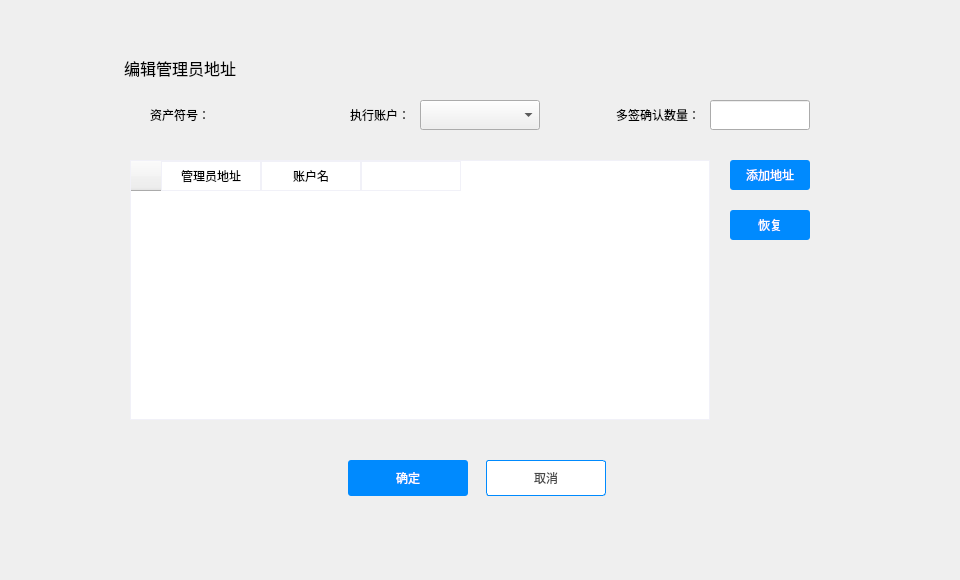
<?xml version="1.0" encoding="UTF-8"?>
<ui version="4.0">
 <class>EditAdminDialog</class>
 <widget class="QDialog" name="EditAdminDialog">
  <property name="geometry">
   <rect>
    <x>0</x>
    <y>0</y>
    <width>960</width>
    <height>580</height>
   </rect>
  </property>
  <property name="windowTitle">
   <string>Dialog</string>
  </property>
  <widget class="QWidget" name="widget" native="true">
   <property name="geometry">
    <rect>
     <x>0</x>
     <y>0</y>
     <width>960</width>
     <height>580</height>
    </rect>
   </property>
   <widget class="QWidget" name="containerWidget" native="true">
    <property name="geometry">
     <rect>
      <x>100</x>
      <y>40</y>
      <width>760</width>
      <height>500</height>
     </rect>
    </property>
    <widget class="QToolButton" name="cancelBtn">
     <property name="geometry">
      <rect>
       <x>386</x>
       <y>420</y>
       <width>120</width>
       <height>36</height>
      </rect>
     </property>
     <property name="font">
      <font>
       <family>微软雅黑</family>
      </font>
     </property>
     <property name="cursor">
      <cursorShape>PointingHandCursor</cursorShape>
     </property>
     <property name="focusPolicy">
      <enum>Qt::NoFocus</enum>
     </property>
     <property name="styleSheet">
      <string notr="true">QToolButton{background-color:#ffffff;color:#484848;border:1px solid rgb(0,138,254);border-radius:3px;}
QToolButton:hover{color:rgb(0,138,254);}</string>
     </property>
     <property name="text">
      <string>取消</string>
     </property>
    </widget>
    <widget class="QLabel" name="contactLabel2">
     <property name="geometry">
      <rect>
       <x>24</x>
       <y>17</y>
       <width>171</width>
       <height>21</height>
      </rect>
     </property>
     <property name="font">
      <font>
       <family>微软雅黑</family>
       <pointsize>12</pointsize>
      </font>
     </property>
     <property name="styleSheet">
      <string notr="true"/>
     </property>
     <property name="text">
      <string>编辑管理员地址</string>
     </property>
    </widget>
    <widget class="QToolButton" name="okBtn">
     <property name="geometry">
      <rect>
       <x>248</x>
       <y>420</y>
       <width>120</width>
       <height>36</height>
      </rect>
     </property>
     <property name="font">
      <font>
       <family>微软雅黑</family>
      </font>
     </property>
     <property name="cursor">
      <cursorShape>PointingHandCursor</cursorShape>
     </property>
     <property name="focusPolicy">
      <enum>Qt::NoFocus</enum>
     </property>
     <property name="styleSheet">
      <string notr="true">QToolButton{background-color:rgb(0,138,254);color:#ffffff;border:none;border-radius:3px;}
QToolButton:hover{background-color:rgb(10,148,254);}
QToolButton:disabled{background-color:#cecece;}</string>
     </property>
     <property name="text">
      <string>确定</string>
     </property>
    </widget>
    <widget class="QLabel" name="label_4">
     <property name="geometry">
      <rect>
       <x>10</x>
       <y>60</y>
       <width>100</width>
       <height>30</height>
      </rect>
     </property>
     <property name="font">
      <font>
       <family>微软雅黑</family>
       <pointsize>9</pointsize>
      </font>
     </property>
     <property name="text">
      <string>资产符号：</string>
     </property>
     <property name="alignment">
      <set>Qt::AlignRight|Qt::AlignTrailing|Qt::AlignVCenter</set>
     </property>
    </widget>
    <widget class="QLabel" name="symbolLabel">
     <property name="geometry">
      <rect>
       <x>120</x>
       <y>60</y>
       <width>101</width>
       <height>30</height>
      </rect>
     </property>
     <property name="text">
      <string/>
     </property>
    </widget>
    <widget class="QTableWidget" name="addressTableWidget">
     <property name="geometry">
      <rect>
       <x>30</x>
       <y>120</y>
       <width>580</width>
       <height>260</height>
      </rect>
     </property>
     <property name="styleSheet">
      <string notr="true">QTableWidget{border: 1px solid rgb(241,241,248);gridline-color: rgb(241,241,248)}
QHeaderView{background-color:white;min-height:30;min-width:30;}
QHeaderView::section{background-color: white;border: 1px solid rgb(241,241,248);
font: 12px &quot;微软雅黑&quot;;}</string>
     </property>
     <column>
      <property name="text">
       <string>管理员地址</string>
      </property>
      <property name="textAlignment">
       <set>AlignCenter</set>
      </property>
     </column>
     <column>
      <property name="text">
       <string>账户名</string>
      </property>
      <property name="textAlignment">
       <set>AlignCenter</set>
      </property>
     </column>
     <column>
      <property name="text">
       <string/>
      </property>
      <property name="textAlignment">
       <set>AlignCenter</set>
      </property>
     </column>
    </widget>
    <widget class="QToolButton" name="addBtn">
     <property name="geometry">
      <rect>
       <x>630</x>
       <y>120</y>
       <width>80</width>
       <height>30</height>
      </rect>
     </property>
     <property name="font">
      <font>
       <family>微软雅黑</family>
      </font>
     </property>
     <property name="cursor">
      <cursorShape>PointingHandCursor</cursorShape>
     </property>
     <property name="focusPolicy">
      <enum>Qt::NoFocus</enum>
     </property>
     <property name="styleSheet">
      <string notr="true">QToolButton{background-color:rgb(0,138,254);color:#ffffff;border:none;border-radius:3px;}
QToolButton:hover{background-color:rgb(10,148,254);}
QToolButton:disabled{background-color:#cecece;}</string>
     </property>
     <property name="text">
      <string>添加地址</string>
     </property>
    </widget>
    <widget class="QToolButton" name="undoBtn">
     <property name="geometry">
      <rect>
       <x>630</x>
       <y>170</y>
       <width>80</width>
       <height>30</height>
      </rect>
     </property>
     <property name="font">
      <font>
       <family>微软雅黑</family>
      </font>
     </property>
     <property name="cursor">
      <cursorShape>PointingHandCursor</cursorShape>
     </property>
     <property name="focusPolicy">
      <enum>Qt::NoFocus</enum>
     </property>
     <property name="styleSheet">
      <string notr="true">QToolButton{background-color:rgb(0,138,254);color:#ffffff;border:none;border-radius:3px;}
QToolButton:hover{background-color:rgb(10,148,254);}
QToolButton:disabled{background-color:#cecece;}</string>
     </property>
     <property name="text">
      <string>恢复</string>
     </property>
    </widget>
    <widget class="QLabel" name="label_5">
     <property name="geometry">
      <rect>
       <x>230</x>
       <y>60</y>
       <width>80</width>
       <height>30</height>
      </rect>
     </property>
     <property name="font">
      <font>
       <family>微软雅黑</family>
       <pointsize>9</pointsize>
      </font>
     </property>
     <property name="text">
      <string>执行账户：</string>
     </property>
     <property name="alignment">
      <set>Qt::AlignRight|Qt::AlignTrailing|Qt::AlignVCenter</set>
     </property>
    </widget>
    <widget class="QComboBox" name="accountComboBox">
     <property name="geometry">
      <rect>
       <x>320</x>
       <y>60</y>
       <width>120</width>
       <height>30</height>
      </rect>
     </property>
     <property name="font">
      <font>
       <family>微软雅黑</family>
       <weight>50</weight>
       <bold>false</bold>
      </font>
     </property>
     <property name="focusPolicy">
      <enum>Qt::NoFocus</enum>
     </property>
    </widget>
    <widget class="QLabel" name="label_6">
     <property name="geometry">
      <rect>
       <x>450</x>
       <y>60</y>
       <width>150</width>
       <height>30</height>
      </rect>
     </property>
     <property name="font">
      <font>
       <family>微软雅黑</family>
       <pointsize>9</pointsize>
      </font>
     </property>
     <property name="text">
      <string>多签确认数量：</string>
     </property>
     <property name="alignment">
      <set>Qt::AlignRight|Qt::AlignTrailing|Qt::AlignVCenter</set>
     </property>
    </widget>
    <widget class="QLineEdit" name="numLineEdit">
     <property name="geometry">
      <rect>
       <x>610</x>
       <y>60</y>
       <width>100</width>
       <height>30</height>
      </rect>
     </property>
    </widget>
   </widget>
  </widget>
 </widget>
 <resources/>
 <connections/>
</ui>
